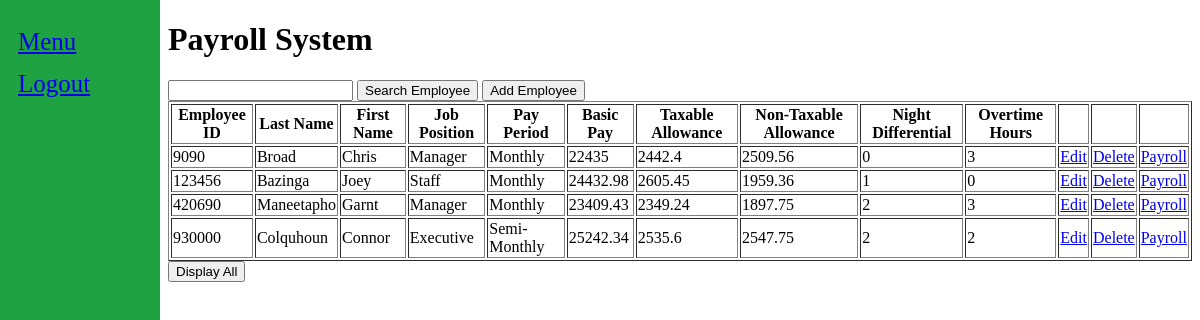
/menu.php (signed in), run on the app's committed database.
### tables this page shows
CREATE TABLE `tblemployees` (
  `fldindex` int(11) NOT NULL,
  `fldlastname` text NOT NULL,
  `fldfirstname` text NOT NULL,
  `fldposition` text NOT NULL,
  `fldpassword` text NOT NULL,
  `fldperiod` text NOT NULL,
  `fldBasicPay` double NOT NULL,
  `fldTaxAllow` double NOT NULL,
  `fldNonTaxAllow` double NOT NULL,
  `fldNightDiff` int(11) NOT NULL,
  `fldOvertime` int(11) NOT NULL
);

### display.php (the view, shortened to what this page needs)
<?php
include "dbs-connect.php";
if(!isset($_POST['enterSearch']) || isset($_POST['displayAll']))
{
    $sql = "SELECT * FROM tblemployees";
    $results = mysqli_query($con, $sql);
    echo "<table border='1'>";
    echo "<tr>";
    echo "<th>Employee ID</th>";
    echo "<th>Last Name</th>";
    echo "<th>First Name</th>";
    echo "<th>Job Position</th>";
    echo "<th>Pay Period</th>";
    echo "<th>Basic Pay</th>";
    echo "<th>Taxable Allowance</th>";
    echo "<th>Non-Taxable Allowance</th>";
    echo "<th>Night Differential</th>";
    echo "<th>Overtime Hours</th>";
    echo "<th> </th>";
    echo "<th> </th>";
    echo "<th> </th>";
    echo "</tr>";
    if(mysqli_num_rows($results) > 0)
    {
        while($row = mysqli_fetch_assoc($results))
        {
            echo "<tr>";
            echo "<td>". $row['fldindex'] ."</td>";
            echo "<td>". $row['fldlastname'] ."</td>";
            echo "<td>". $row['fldfirstname'] ."</td>";
            echo "<td>". $row['fldposition'] ."</td>";
            echo "<td>". $row['fldperiod'] ."</td>";
            echo "<td>". $row['fldBasicPay'] ."</td>";
            echo "<td>". $row['fldTaxAllow'] ."</td>";
            echo "<td>". $row['fldNonTaxAllow'] ."</td>";
            echo "<td>". $row['fldNightDiff'] ."</td>";
            echo "<td>". $row['fldOvertime'] ."</td>";
            echo "<td><a href='editemployee.php?employeeID=". $row['fldindex'] ."'>Edit</a> </td>";
            echo "<td><a href='deleteemployee.php?employeeID=". $row['fldindex'] ."'>Delete</a> </td>";
            echo "<td><a href='payroll.php?employeeID=". $row['fldindex'] ."'>Payroll</a> </td>";
            echo "</tr>";
        }
    }
    else {
        echo "<tr>";
        echo "<td>No Entries</td>";
        echo "</tr>";
    }
    echo "</table>";
}
?>

### menu.php (shortened to what this page needs)
<!DOCTYPE html>
<html>
    <head>
        <link rel="stylesheet" href="sa3-stylesheet.css">
    </head>
    <body>
        <div class="side-bar">
            <table>
                <tr>
                    <td><a href="menu.php">Menu</a></td>
                </tr>
                <tr>
                    <td><a href="login.php">Logout</a></td>
                </tr>
            </table>
        </div>
        <div class="main-body">
            <div class="main-header">
                <h1>Payroll System</h1>
            </div>
            <div class="search-add">
                <form action="<?php echo htmlspecialchars($_SERVER["PHP_SELF"]); ?>" method="post">
                    <input type="text" name="searchKey" />
                    <input type="submit" value="Search Employee" name="enterSearch" />
                    <input type="submit" value="Add Employee" name="addEmployee" onclick="action='addemployee.php'; return true;" />
                </form>
            </div>
            <?php
            include "display.php";
            ?>
            <div class="displayButton">
                <form action="<?php echo htmlspecialchars($_SERVER["PHP_SELF"]); ?>" method="post">
                    <input type="submit" value="Display All" name="displayAll" />
                </form>
            </div>
        </div>
    </body>
</html>

### sa3-stylesheet.css (style rules this page uses)
.side-bar { height: 100%; width: 160px; position: fixed; z-index: 1; top: 0; left: 0; background-color: #1fa342; overflow-x: hidden; padding-top: 20px; }
.side-bar td { padding: 6px 8px 6px 16px; text-decoration: none; font-size: 25px; color: #FFF; }
.main-body { margin-left: 160px; }

### data on the page
tblemployees: fldindex "9090", fldlastname "Broad", fldfirstname "Chris", fldposition "Manager", fldperiod "Monthly", fldBasicPay "22435", fldTaxAllow "2442.4", fldNonTaxAllow "2509.56", fldNightDiff "0", fldOvertime "3"
tblemployees: fldindex "123456", fldlastname "Bazinga", fldfirstname "Joey", fldposition "Staff", fldperiod "Monthly", fldBasicPay "24432.98", fldTaxAllow "2605.45", fldNonTaxAllow "1959.36", fldNightDiff "1", fldOvertime "0"
tblemployees: fldindex "420690", fldlastname "Maneetapho", fldfirstname "Garnt", fldposition "Manager", fldperiod "Monthly", fldBasicPay "23409.43", fldTaxAllow "2349.24", fldNonTaxAllow "1897.75", fldNightDiff "2", fldOvertime "3"
tblemployees: fldindex "930000", fldlastname "Colquhoun", fldfirstname "Connor", fldposition "Executive", fldperiod "Semi-Monthly", fldBasicPay "25242.34", fldTaxAllow "2535.6", fldNonTaxAllow "2547.75", fldNightDiff "2", fldOvertime "2"
